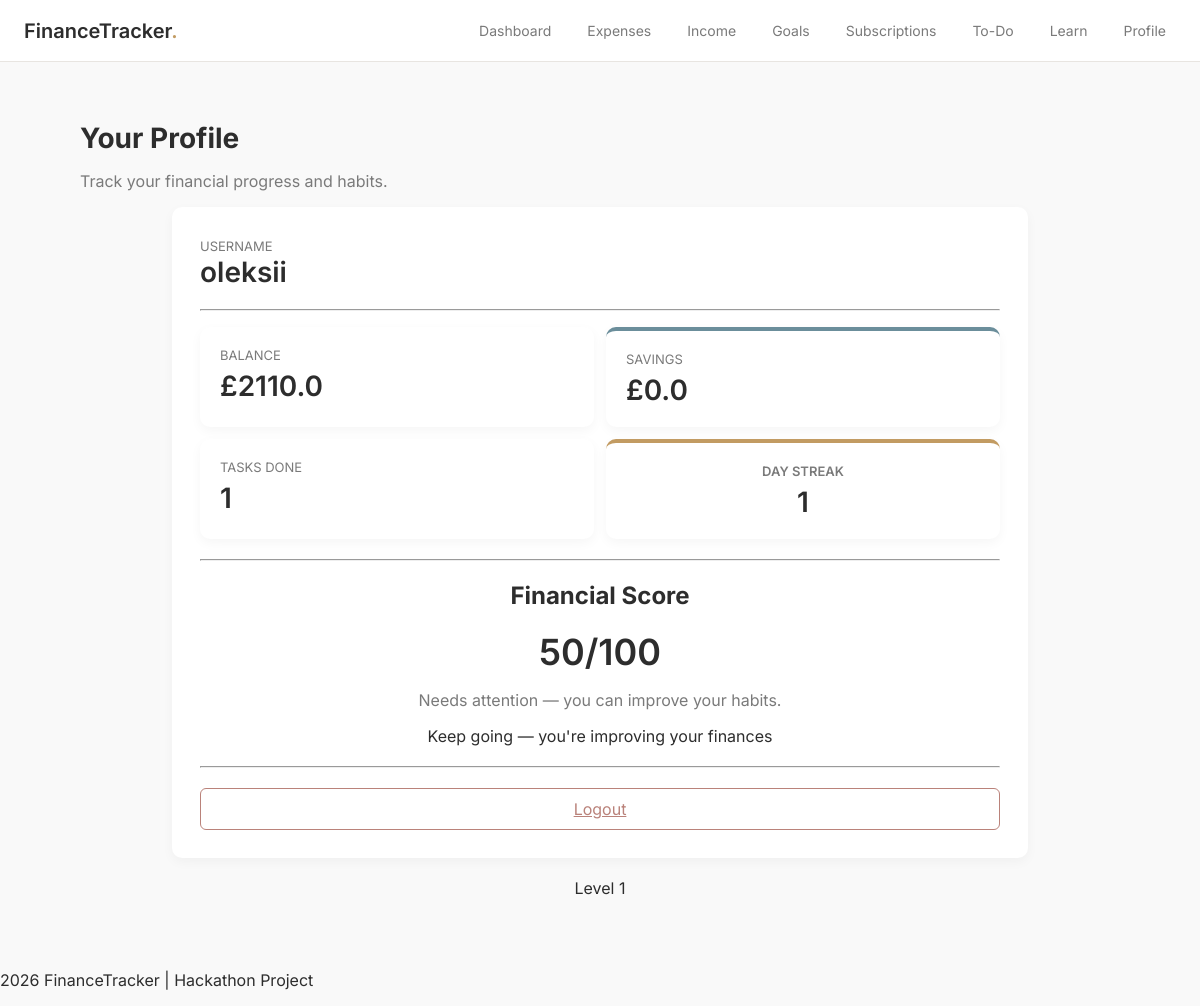
/profile/oleksii, run on an earlier commit of the app's database.
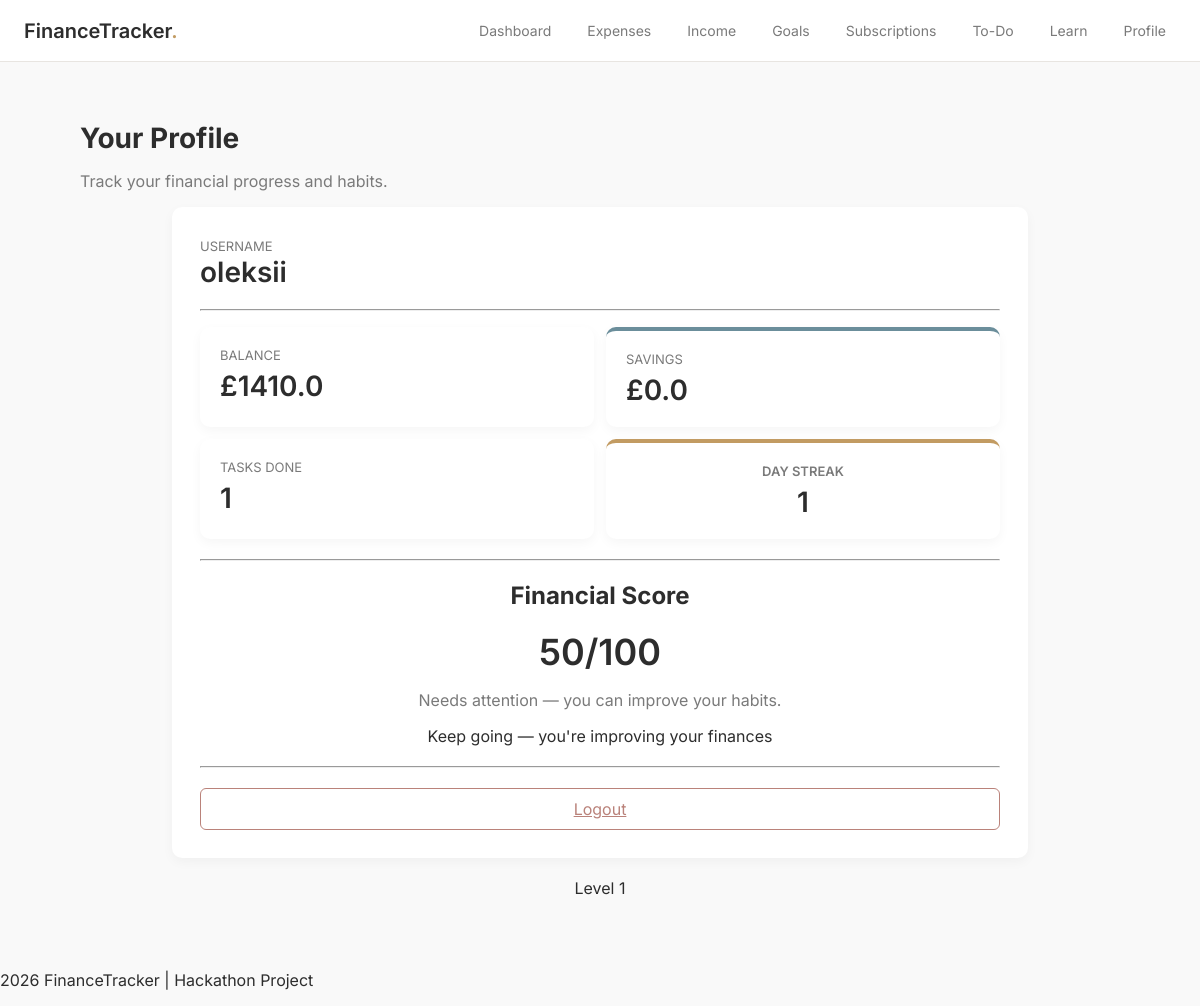
And on a later commit of the database.
### tables this page shows
CREATE TABLE users (
        id INTEGER PRIMARY KEY AUTOINCREMENT,
        username TEXT UNIQUE,
        streak INTEGER DEFAULT 0,
        email TEXT,
        password TEXT,
        balance REAL DEFAULT 0,
        savings REAL DEFAULT 0,
        last_active TEXT
    );

### app.py (the view)
@app.route("/profile/<username>")
def profile(username):
    user_id = get_user_id(username)
    if not user_id:
        return redirect(url_for("index"))
    conn = get_db()
    user = conn.execute(
        "SELECT * FROM users WHERE id=?",
        (user_id,)
    ).fetchone()
    income_data = conn.execute(
        "SELECT * FROM income WHERE user_id=?",
        (user_id,)
    ).fetchall()
    expenses_data = conn.execute(
        "SELECT * FROM expenses WHERE user_id=?",
        (user_id,)
    ).fetchall()
    tasks_done = conn.execute(
        "SELECT COUNT(*) as count FROM todo WHERE user_id=? AND completed=1",
        (user_id,)
    ).fetchone()["count"]
    conn.close()
    total_inc = sum([i["amount"] for i in income_data])
    total_exp = sum([e["amount"] for e in expenses_data])
    score = 0
    if total_inc > 0:
        savings_rate = user["savings"] / total_inc
        if savings_rate > 0.2:
            score += 40
        elif savings_rate > 0.1:
            score += 25
        else:
            score += 10
    if total_inc > total_exp:
        score += 30
    else:
        score += 10
    if user["streak"] > 5:
        score += 20
    else:
        score += 10
    score = min(score, 100)
    if score > 75:
        message = "You're in great financial shape!"
    elif score > 50:
        message = "You're doing well, keep improving!"
    else:
        message = "Needs attention — you can improve your habits."
    return render_template(
        "profile.html",
        user=user,
        username=username,
        score=score,
        tasks_done=tasks_done,
        message=message, level=user["streak"] // 3 + 1
    )

### app.py (called while the page is built)
def get_db():
    conn = sqlite3.connect(DB)
    conn.row_factory = sqlite3.Row
    return conn

def get_user_id(username):
    conn = get_db()
    user = conn.execute(
        "SELECT id FROM users WHERE username=?",
        (username,)
    ).fetchone()
    conn.close()
    return user["id"] if user else None

@app.context_processor
def inject_user():
    username = request.view_args.get("username") if request.view_args else None
    return dict(current_user=username)

### templates/profile.html (shortened to what this page needs)
{% extends "layout.html" %}
{% block navbar %}
    {% include "navbar.html" %}
{% endblock %}
{% block content %}
<div class="container">
    <div class="dashboard-header">
        <h1>Your Profile</h1>
        <p>Track your financial progress and habits.</p>
    </div>
    <div class="form-card" style="border-top-color: #2D2D2D; max-width: 800px; margin: 0 auto;">
        <div style="margin-bottom: 20px;">
            <label class="stat-label">Username</label>
            <div class="stat-value">{{ current_user }}</div>
        </div>
        <hr>
        <div class="overview-grid" style="grid-template-columns: repeat(2, 1fr); gap: 12px; margin-top: 16px;">
            <div class="stat-card balance">
                <div class="stat-label">Balance</div>
                <div class="stat-value">£{{ user.balance }}</div>
            </div>
            <div class="stat-card savings">
                <div class="stat-label">Savings</div>
                <div class="stat-value">£{{ user.savings }}</div>
            </div>
            <div class="stat-card tasks">
                <div class="stat-label">Tasks Done</div>
                <div class="stat-value">{{ tasks_done }}</div>
            </div>
            <div class="streak-card ">
                <div class="stat-label">Day streak</div>
                <div class="stat-value">{{ user.streak }}</div>
            </div>
        </div>
        <hr style="margin: 20px 0;">
        <div style="text-align: center; margin-top: 20px;">
            <h2>Financial Score</h2>
            <div style="font-size: 36px; font-weight: 600;">
                {{ score }}/100
            </div>
            <p style="color: #7A7A7A;">{{ message }}</p>
        </div>
        <div style="text-align: center;">
            {% if user.balance < 0 %}
                <p class="warning">You're in negative balance — take control!</p>
            {% elif user.savings > user.balance * 0.3 %}
                <p class="good">Great job! You're building strong savings</p>
            {% else %}
                <p>Keep going — you're improving your finances</p>
            {% endif %}
        </div>
        <hr style="margin: 20px 0;">
        <a href="/" class="btn-secondary" style="color: #BA827A; border-color: #BA827A; width: 100%; box-sizing: border-box;">
            Logout
        </a>
    </div>
    <div style="text-align:center; margin-top: 20px;">
        <p>Level {{ level }}</p>
    </div>
</div>
{% endblock %}

What changed in the data, as far as the page shows it:
changed users "oleksii": balance "2110.0" → "1410.0"
